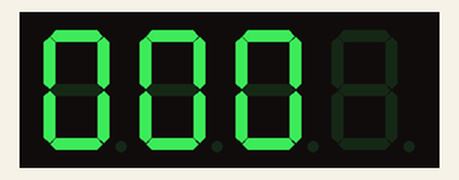
Simulated run of this sketch. Board: Arduino Uno, built with avr-gcc and run on an emulated ATmega328P. Shown: 4-digit seven-segment display. Wiring (inferred from the names in the program): 4-digit 7-segment display, segments lit when HIGH: segments pin 2, pin 3, pin 4, pin 5, pin 6, pin 7, pin 8; digit selects pin 9, pin 10, pin 11, pin 12. The segment pins are drawn as the display they are named for.

Above: at 0.1 s.
At 10.1 s:
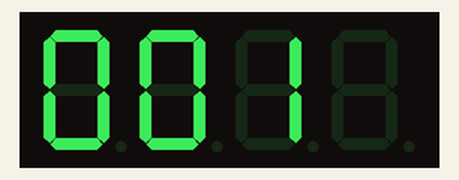
At 20.2 s:
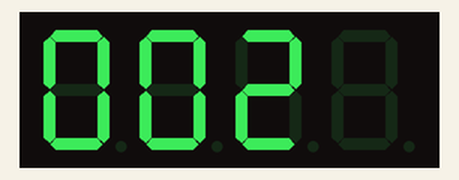
At 30.2 s:
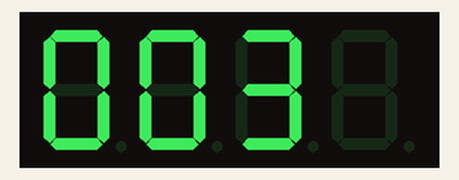
At 60.4 s:
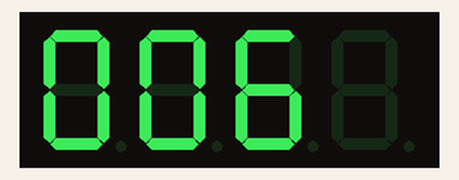
At 120.6 s:
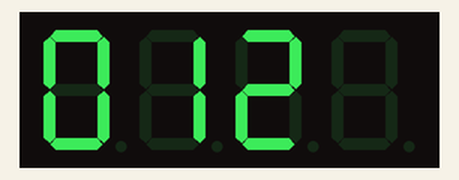

The sketch:

20_FND4.ino
```cpp
                                //a,b,c,d,e,f,g
const unsigned int fnd_pin[7] = { 2, 3, 4, 5, 6, 7, 8 };
                              // com1, com2, com3, com4
const unsigned int com_pin[4] = {9,     10,   11,  12};

const unsigned int num_0[7] = { HIGH, HIGH, HIGH, HIGH, HIGH, HIGH, LOW };
const unsigned int num_1[7] = { LOW, HIGH, HIGH, LOW, LOW, LOW, LOW };
const unsigned int num_2[7] = { HIGH, HIGH, LOW, HIGH, HIGH, LOW, HIGH };
const unsigned int num_3[7] = { HIGH, HIGH, HIGH, HIGH, LOW, LOW, HIGH };
const unsigned int num_4[7] = { LOW, HIGH, HIGH, LOW, LOW, HIGH, HIGH };
const unsigned int num_5[7] = { HIGH, LOW, HIGH, HIGH, LOW, HIGH, HIGH };
const unsigned int num_6[7] = { HIGH, LOW, HIGH, HIGH, HIGH, HIGH, HIGH };
const unsigned int num_7[7] = { HIGH, HIGH, HIGH, LOW, LOW, LOW, LOW };
const unsigned int num_8[7] = { HIGH, HIGH, HIGH, HIGH, HIGH, HIGH, HIGH };
const unsigned int num_9[7] = { HIGH, HIGH, HIGH, HIGH, LOW, HIGH, HIGH };

const unsigned int *fnd_num[10] = { num_0, num_1, num_2, num_3, num_4,
                                    num_5, num_6, num_7, num_8, num_9 };

unsigned long t1_prev= 0;
const unsigned long t1_delay = 1000;
unsigned long t2_prev= 0;
const unsigned long t2_delay = 10;

// 사용자 함수
void display_init(void) {
  for (int i = 0; i < 7; i++) {
    pinMode(fnd_pin[i], OUTPUT);
  }
  for (int i = 0; i < 4; i++) {
    pinMode(com_pin[i], OUTPUT);
  }
}

void display_clear(void){
  for (int i = 0; i < 7; i++) {
    digitalWrite(fnd_pin[i], LOW);
  }
}

void display_number(int n){
  for (int i = 0; i < 7; i++) {
    digitalWrite(fnd_pin[i], fnd_num[n][i]);
  }
}

void display_numbers(unsigned int num){
  unsigned int num_array[4] = {0,};
  num_array[0] = num/1000;
  num_array[1] = (num%1000)/100;
  num_array[2] = (num%100)/10;
  num_array[3] = num%10;

  for(int j=0; j<4; j++){
    for(int i=0; i<4; i++){
      digitalWrite(com_pin[i], HIGH);
    }
    digitalWrite(com_pin[j], LOW);
    display_number(num_array[j]);
    delay(1);
    display_clear();
    delay(1);
  }
}

void setup() {
  // put your setup code here, to run once:
  display_init();
}

unsigned int cnt=0;
void loop() {
  // put your main code here, to run repeatedly:
  unsigned long t1_now = millis();
  if((t1_now-t1_prev) >= t1_delay){
    t1_prev = t1_now;
    cnt++;
  }

  unsigned long t2_now = millis();
  if((t2_now-t2_prev) >= t2_delay){
    t2_prev = t2_now;
    display_numbers(cnt);
  }
}
```

Measured:
- what the display in image 0 shows lasts 10.0 s, from 0.1 s to 10.1 s
- what the display in image 1 shows lasts 10.0 s, from 10.1 s to 20.1 s
